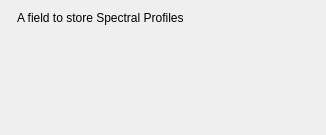
<?xml version="1.0" encoding="UTF-8"?>
<ui version="4.0">
 <class>Form</class>
 <widget class="QWidget" name="Form">
  <property name="geometry">
   <rect>
    <x>0</x>
    <y>0</y>
    <width>326</width>
    <height>135</height>
   </rect>
  </property>
  <property name="windowTitle">
   <string>Form</string>
  </property>
  <layout class="QFormLayout" name="formLayout">
   <item row="0" column="1">
    <widget class="QLabel" name="label">
     <property name="text">
      <string>A field to store Spectral Profiles</string>
     </property>
    </widget>
   </item>
  </layout>
 </widget>
 <resources/>
 <connections/>
</ui>
